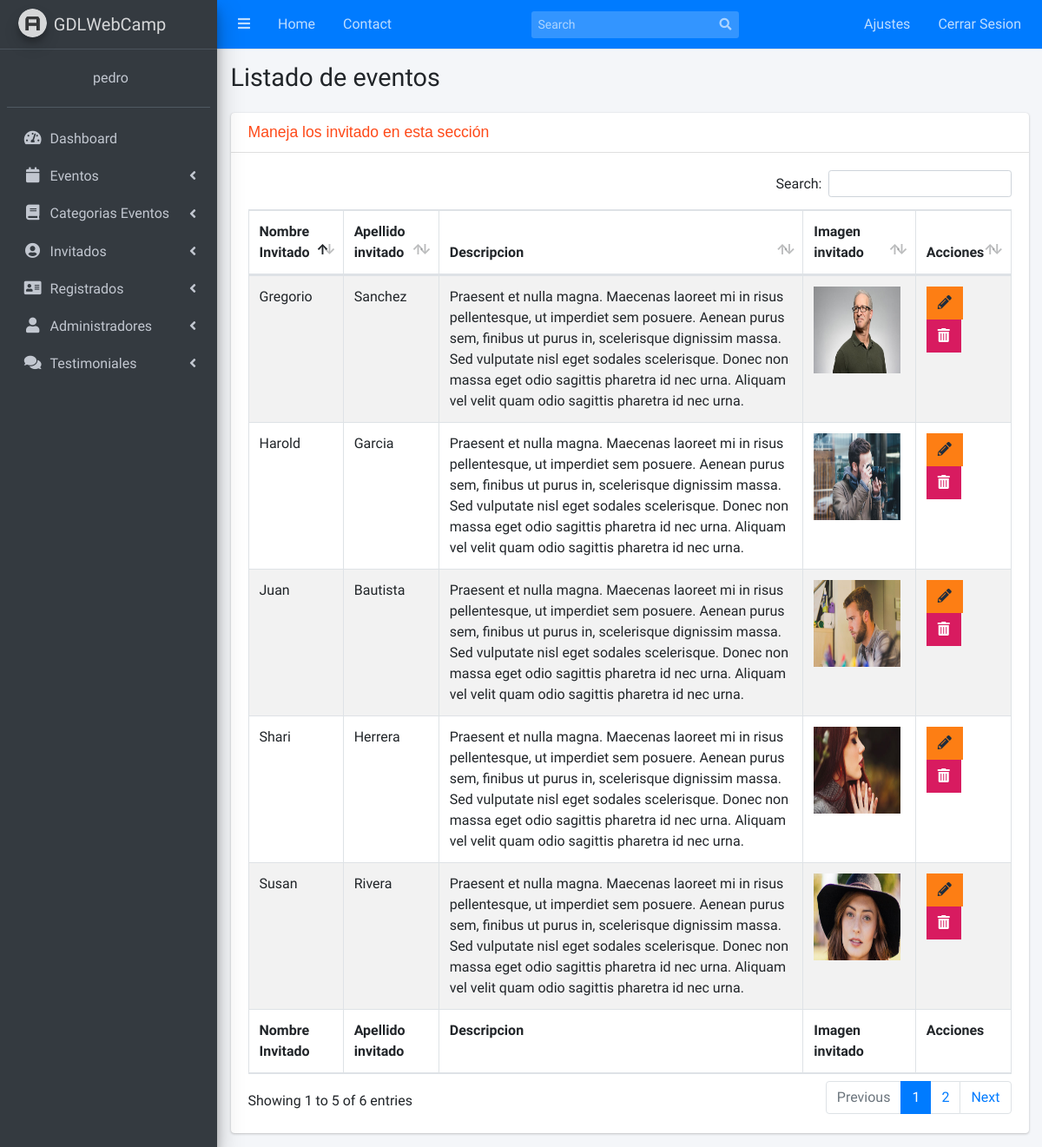
Screenshot of /admin/lista-invitado.php (signed in) with the database file from the repository.
### tables this page shows
CREATE TABLE `invitados` (
  `id_invitado` tinyint(4) NOT NULL,
  `nombre_invitado` varchar(30) NOT NULL,
  `apellido_invitado` varchar(30) NOT NULL,
  `descripcion` text NOT NULL,
  `url_imagen` varchar(50) NOT NULL
);

### admin/lista-invitado.php (the view, shortened to what this page needs)
<?php include "templates/header.php"; ?>
<?php include "templates/barra.php" ?>
<?php include "templates/navegacion.php"; ?>
  <div class="content-wrapper">
    <section class="content-header">
      <div class="container-fluid">
        <div class="row mb-2">
          <div class="col-sm-6">
            <h1>Listado de eventos</h1>
          </div>
        </div>
      </div>
    </section>
    <section class="content">
      <div class="container-fluid">
        <div class="row">
          <div class="col-12">
            <div class="card">
              <div class="card-header">
                <h3 class="card-title">Maneja los invitado en esta sección</h3>
              </div>
              <div class="card-body">
                <table id="registros" class="table table-bordered table-striped">
                  <thead>
                  <tr>
                    <th>Nombre Invitado</th>
                    <th>Apellido invitado</th>
                    <th>Descripcion</th>
                    <th>Imagen invitado</th>
                    <th>Acciones</th>
                  </tr>
                  </thead>
                  <tbody>
                    <?php
                        try {
                            require_once("funciones/funciones.php");
                            $sql = "SELECT * FROM invitados";
                                $resultado = $conn->query($sql);
                                while($invitado = $resultado->fetch_assoc()) {
                                ?>
                                    <tr>
                                        <td><?php echo $invitado["nombre_invitado"]; ?></td>
                                        <td><?php echo $invitado["apellido_invitado"]; ?></td>
                                        <td><?php echo $invitado["descripcion"]; ?></td>
                                        <td>
                                          <img src="../img/invitados/<?php echo $invitado['url_imagen']; ?>" alt="imagen" width="100px" height="100px">
                                        </td>
                                        <td>
                                            <a href="editar-invitado.php?id=<?php echo $invitado['id_invitado']; ?>" class="btn btn-flat bg-orange margin">
                                                <i class="fa fa-pencil-alt"></i>
                                            </a>
                                            <a href="#" data-tipo="invitado" data-id="<?php echo $invitado['id_invitado']; ?>" class="btn btn-flat bg-maroon margin borrar_registro">
                                                <i class="fas fa-trash-alt"></i>
                                            </a>
                                        </td>
                                    </tr>
                                <?php
                                }
                        } catch(Exception $ex) {
                            echo $ex->getMessage();
                        }
                    ?>
                  </tbody>
                  <tfoot>
                  <tr>
                   <th>Nombre Invitado</th>
                    <th>Apellido invitado</th>
                    <th>Descripcion</th>
                    <th>Imagen invitado</th>
                    <th>Acciones</th>
                  </tr>
                  </tfoot>
                </table>
              </div>
            </div>
          </div>
        </div>
      </div>
    </section>
  </div>
  <?php
    include "templates/footer.php";
  ?>

### css/main.css (style rules this page uses)
html { color: #222; font-size: 1em; line-height: 1.4; }
audio, canvas, iframe, img, svg, video { vertical-align: middle; }
html { box-sizing: border-box; }
*, *:before, *:after { box-sizing: inherit; }
body { background-color: #fafafa; }
h3 { font-family: 'PT Sans', sans-serif; font-size: 1.8em; color: #fe4918; }

### rows the page displays
invitados: nombre_invitado "Juan", apellido_invitado "Bautista", descripcion "Praesent et nulla magna. Maecenas laoreet mi in risus pellentesque, ut imperdiet sem posuere. Aenean purus sem, finibus ut purus in, scelerisque dignissim massa. Sed vulputate nisl eget sodales scelerisque. Donec non massa eget odio sagittis pharetra id nec urna. Aliquam vel velit quam odio sagittis pharetra id nec urna.", url_imagen (picture)
invitados: nombre_invitado "Shari", apellido_invitado "Herrera", descripcion "Praesent et nulla magna. Maecenas laoreet mi in risus pellentesque, ut imperdiet sem posuere. Aenean purus sem, finibus ut purus in, scelerisque dignissim massa. Sed vulputate nisl eget sodales scelerisque. Donec non massa eget odio sagittis pharetra id nec urna. Aliquam vel velit quam odio sagittis pharetra id nec urna.", url_imagen (picture)
invitados: nombre_invitado "Gregorio", apellido_invitado "Sanchez", descripcion "Praesent et nulla magna. Maecenas laoreet mi in risus pellentesque, ut imperdiet sem posuere. Aenean purus sem, finibus ut purus in, scelerisque dignissim massa. Sed vulputate nisl eget sodales scelerisque. Donec non massa eget odio sagittis pharetra id nec urna. Aliquam vel velit quam odio sagittis pharetra id nec urna.", url_imagen (picture)
invitados: nombre_invitado "Susan", apellido_invitado "Rivera", descripcion "Praesent et nulla magna. Maecenas laoreet mi in risus pellentesque, ut imperdiet sem posuere. Aenean purus sem, finibus ut purus in, scelerisque dignissim massa. Sed vulputate nisl eget sodales scelerisque. Donec non massa eget odio sagittis pharetra id nec urna. Aliquam vel velit quam odio sagittis pharetra id nec urna.", url_imagen (picture)
invitados: nombre_invitado "Harold", apellido_invitado "Garcia", descripcion "Praesent et nulla magna. Maecenas laoreet mi in risus pellentesque, ut imperdiet sem posuere. Aenean purus sem, finibus ut purus in, scelerisque dignissim massa. Sed vulputate nisl eget sodales scelerisque. Donec non massa eget odio sagittis pharetra id nec urna. Aliquam vel velit quam odio sagittis pharetra id nec urna.", url_imagen (picture)

### other values shown
$_SESSION["nombre"] "pedro"
